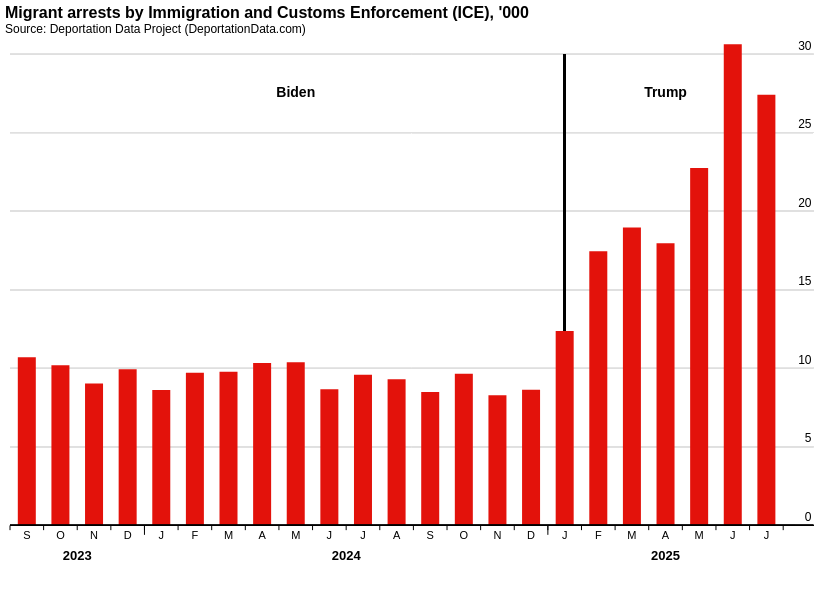

Write notebook code for a chart like this one.
### Code cell
# Build combined chart with version selector
combined_spec = {
    "$schema": "https://vega.github.io/schema/vega-lite/v6.json",
    "config": {
        "axis": {
            "labelFontSize": 12,
            "titleFontSize": 13,
            "labelFont": "Arial, sans-serif",
            "titleFont": "Arial, sans-serif",
            "domainColor": "black",
            "domainWidth": 1
        },
        "title": {
            "fontSize": 16,
            "fontWeight": "bold",
            "font": "Arial, sans-serif",
            "anchor": "start"
        },
        "view": {
            "stroke": "transparent"
        }
    },
    "width": 800,
    "height": 550,
    "title": {
        "text": "Migrant arrests by Immigration and Customs Enforcement (ICE), '000",
        "subtitle": "Source: Deportation Data Project (DeportationData.com)",
        "anchor": "start"
    },
    "params": [
        {
            "name": "chart_version",
            "value": "Reproduced",
            "bind": {
                "input": "select",
                "options": ["Reproduced", "Modified"],
                "name": "Chart Version: "
            }
        }
    ],
    "data": {"values": chart_data_modified.to_dict('records')},
    "layer": [
        {"mark": {"type": "rule", "strokeWidth": 1, "color": "#e0e0e0"}, "encoding": {"y": {"datum": 5}, "x": {"datum": -0.5}, "x2": {"datum": 23.4}}},
        {"mark": {"type": "rule", "strokeWidth": 1, "color": "#e0e0e0"}, "encoding": {"y": {"datum": 10}, "x": {"datum": -0.5}, "x2": {"datum": 23.4}}},
        {"mark": {"type": "rule", "strokeWidth": 1, "color": "#e0e0e0"}, "encoding": {"y": {"datum": 15}, "x": {"datum": -0.5}, "x2": {"datum": 23.4}}},
        {"mark": {"type": "rule", "strokeWidth": 1, "color": "#e0e0e0"}, "encoding": {"y": {"datum": 20}, "x": {"datum": -0.5}, "x2": {"datum": 23.4}}},
        {"mark": {"type": "rule", "strokeWidth": 1, "color": "#e0e0e0"}, "encoding": {"y": {"datum": 25}, "x": {"datum": -0.5}, "x2": {"datum": 23.4}}},
        {"mark": {"type": "rule", "strokeWidth": 1, "color": "#e0e0e0"}, "encoding": {"y": {"datum": 30}, "x": {"datum": -0.5}, "x2": {"datum": 23.4}}},
        {"mark": {"type": "rule", "strokeWidth": 2, "color": "black"}, "encoding": {"x": {"datum": 16}, "y": {"datum": 0}, "y2": {"datum": 30}}},
        {
            "transform": [{"filter": "chart_version == 'Reproduced'"}],
            "mark": {"type": "bar", "tooltip": True, "color": "#e3120b", "width": {"band": 0.9}},
            "encoding": {
                "x": {
                    "field": "x_pos",
                    "type": "quantitative",
                    "axis": {
                        "title": None,
                        "labels": False,
                        "ticks": False,
                        "grid": False,
                        "domain": True,
                        "domainColor": "black",
                        "domainWidth": 2,
                        "domainOpacity": 1
                    },
                    "scale": {"domain": [-0.5, 23], "nice": False}
                },
                "y": {
                    "field": "arrests_thousands",
                    "type": "quantitative",
                    "axis": {
                        "title": None,
                        "grid": False,
                        "labels": True,
                        "values": [0, 5, 10, 15, 20, 25, 30],
                        "domain": False,
                        "ticks": False,
                        "orient": "right",
                        "labelAlign": "right",
                        "labelBaseline": "middle",
                        "labelPadding": 6,
                        "labelOffset": -9
                    },
                    "scale": {"domain": [-5, 30]}
                },
                "tooltip": [
                    {"field": "date", "type": "temporal", "title": "Month", "format": "%b %Y"},
                    {"field": "arrests_thousands", "type": "quantitative", "title": "Arrests (thousands)", "format": ".1f"}
                ]
            }
        },
        {
            "transform": [{"filter": "chart_version == 'Modified'"}, {"filter": "datum.admin == 'Biden'"}],
            "mark": {"type": "bar", "tooltip": True, "color": "#4472c4", "width": {"band": 0.9}},
            "encoding": {
                "x": {
                    "field": "x_pos",
                    "type": "quantitative",
                    "axis": {
                        "title": None,
                        "labels": False,
                        "ticks": False,
                        "grid": False,
                        "domain": True,
                        "domainColor": "black",
                        "domainWidth": 2,
                        "domainOpacity": 1
                    },
                    "scale": {"domain": [-0.5, 23], "nice": False}
                },
                "y": {
                    "field": "arrests_thousands",
                    "type": "quantitative",
                    "axis": {
                        "title": None,
                        "grid": False,
                        "labels": True,
                        "values": [0, 5, 10, 15, 20, 25, 30],
                        "domain": False,
                        "ticks": False,
                        "orient": "right",
                        "labelAlign": "right",
                        "labelBaseline": "middle",
                        "labelPadding": 6,
                        "labelOffset": -9
                    },
                    "scale": {"domain": [-5, 30]}
                },
                "tooltip": [
                    {"field": "date", "type": "temporal", "title": "Month", "format": "%b %Y"},
                    {"field": "arrests_thousands", "type": "quantitative", "title": "Total arrests (thousands)", "format": ".1f"}
                ]
            }
        },
        {
            "transform": [{"filter": "chart_version == 'Modified'"}, {"filter": "datum.admin == 'Trump'"}],
            "mark": {"type": "bar", "tooltip": True, "color": "#e3120b", "width": {"band": 0.9}},
            "encoding": {
                "x": {"field": "x_pos", "type": "quantitative", "axis": None, "scale": {"domain": [-0.5, 23], "nice": False}},
                "y": {
                    "field": "arrests_thousands",
                    "type": "quantitative",
                    "axis": {
                        "title": None,
                        "grid": False,
                        "labels": True,
                        "values": [0, 5, 10, 15, 20, 25, 30],
                        "domain": False,
                        "ticks": False,
                        "orient": "right",
                        "labelAlign": "right",
                        "labelBaseline": "middle",
                        "labelPadding": 6,
                        "labelOffset": -9
                    },
                    "scale": {"domain": [-5, 30]}
                },
                "tooltip": [
                    {"field": "date", "type": "temporal", "title": "Month", "format": "%b %Y"},
                    {"field": "arrests_thousands", "type": "quantitative", "title": "Total arrests (thousands)", "format": ".1f"},
                    {"field": "baseline", "type": "quantitative", "title": "Baseline (Biden average Sept 2023 - Jan 2025)", "format": ".2f"},
                    {"field": "excess", "type": "quantitative", "title": "Excess over Biden average", "format": ".2f"}
                ]
            }
        },
        {
            "transform": [{"filter": "chart_version == 'Modified'"}],
            "mark": {"type": "rule", "strokeWidth": 2, "strokeDash": [5, 5], "color": "black", "tooltip": True},
            "encoding": {
                "y": {"datum": biden_average},
                "x": {"datum": -0.5},
                "x2": {"datum": 23.4},
                "tooltip": {"value": f"Baseline (Biden average Sept 2023 - Jan 2025): {biden_average:.2f} thousand"}
            }
        },
        {"mark": {"type": "rule", "strokeWidth": 1, "color": "black"}, "encoding": {"y": {"datum": 0, "type": "quantitative"}, "x": {"datum": -0.5, "type": "quantitative"}, "x2": {"datum": 23.4}}},
        {
            "data": {"values": [{"x": -0.5}, {"x": 0.5}, {"x": 1.5}, {"x": 2.5}, {"x": 3.5}, {"x": 4.5}, {"x": 5.5}, {"x": 6.5}, {"x": 7.5}, {"x": 8.5}, {"x": 9.5}, {"x": 10.5}, {"x": 11.5}, {"x": 12.5}, {"x": 13.5}, {"x": 14.5}, {"x": 15.5}, {"x": 16.5}, {"x": 17.5}, {"x": 18.5}, {"x": 19.5}, {"x": 20.5}, {"x": 21.5}, {"x": 22.5}]},
            "mark": {"type": "rule", "strokeWidth": 1, "color": "#000000"},
            "encoding": {"x": {"field": "x", "type": "quantitative", "axis": None}, "y": {"datum": 0}, "y2": {"datum": -0.30}}
        },
        {
            "data": {"values": [{"x": 3.5}, {"x": 15.5}]},
            "mark": {"type": "rule", "strokeWidth": 1, "color": "#000000"},
            "encoding": {"x": {"field": "x", "type": "quantitative", "axis": None}, "y": {"datum": 0}, "y2": {"datum": -0.60}}
        },
        {
            "mark": {"type": "text", "align": "center", "baseline": "top", "dy": 5, "fontSize": 11, "fontWeight": "normal"},
            "encoding": {"x": {"field": "x_pos", "type": "quantitative", "axis": None}, "y": {"datum": 0}, "text": {"field": "month_letter", "type": "nominal"}}
        },
        {
            "data": {"values": [{"year": "2023", "x_pos": 1.5}, {"year": "2024", "x_pos": 9.5}, {"year": "2025", "x_pos": 19}]},
            "mark": {"type": "text", "fontSize": 13, "fontWeight": "bold", "baseline": "top", "dy": 25},
            "encoding": {"x": {"field": "x_pos", "type": "quantitative", "axis": None}, "y": {"datum": 0}, "text": {"field": "year", "type": "nominal"}}
        },
        {
            "data": {"values": [{"label": "Biden", "x_pos": 8}, {"label": "Trump", "x_pos": 19}]},
            "mark": {"type": "text", "fontSize": 14, "fontWeight": "bold", "baseline": "middle"},
            "encoding": {"x": {"field": "x_pos", "type": "quantitative", "axis": None}, "y": {"datum": 27.5}, "text": {"field": "label", "type": "nominal"}}
        },
        {
            "transform": [{"filter": "chart_version == 'Modified'"}],
            "mark": {"type": "rect", "width": 15, "height": 10, "color": "#4472c4"},
            "encoding": {"x": {"datum": 5}, "y": {"datum": -3.5}}
        },
        {
            "transform": [{"filter": "chart_version == 'Modified'"}],
            "mark": {"type": "text", "align": "left", "baseline": "middle", "dx": 2, "fontSize": 11},
            "encoding": {"x": {"datum": 5.4}, "y": {"datum": -3.5}, "text": {"value": "Biden months"}}
        },
        {
            "transform": [{"filter": "chart_version == 'Modified'"}],
            "mark": {"type": "rect", "width": 15, "height": 10, "color": "#e3120b"},
            "encoding": {"x": {"datum": 9.3}, "y": {"datum": -3.5}}
        },
        {
            "transform": [{"filter": "chart_version == 'Modified'"}],
            "mark": {"type": "text", "align": "left", "baseline": "middle", "dx": 2, "fontSize": 11},
            "encoding": {"x": {"datum": 9.7}, "y": {"datum": -3.5}, "text": {"value": "Trump months"}}
        },
        {
            "transform": [{"filter": "chart_version == 'Modified'"}],
            "mark": {"type": "rule", "strokeWidth": 2, "strokeDash": [5, 5], "color": "black"},
            "encoding": {"x": {"datum": 13.8}, "x2": {"datum": 14.3}, "y": {"datum": -3.5}}
        },
        {
            "transform": [{"filter": "chart_version == 'Modified'"}],
            "mark": {"type": "text", "align": "left", "baseline": "middle", "dx": 2, "fontSize": 11},
            "encoding": {"x": {"datum": 14.6}, "y": {"datum": -3.5}, "text": {"value": "Baseline (Biden average)"}}
        }
    ]
}

chart_combined = alt.Chart.from_dict(combined_spec)
chart_combined

### Figure 1 — Vega-Lite specification as saved in the notebook (floating-point values rounded to 4 significant figures)
{"config": {"view": {"continuousWidth": 300, "continuousHeight": 300, "stroke": "transparent"}, "axis": {"domainColor": "black", "domainWidth": 1, "labelFont": "Arial, sans-serif", "labelFontSize": 12, "titleFont": "Arial, sans-serif", "titleFontSize": 13}, "title": {"anchor": "start", "font": "Arial, sans-serif", "fontSize": 16, "fontWeight": "bold"}}, "layer": [{"mark": {"type": "rule", "color": "#e0e0e0", "strokeWidth": 1}, "encoding": {"x": {"datum": -0.5}, "x2": {"datum": 23.4}, "y": {"datum": 5}}}, {"mark": {"type": "rule", "color": "#e0e0e0", "strokeWidth": 1}, "encoding": {"x": {"datum": -0.5}, "x2": {"datum": 23.4}, "y": {"datum": 10}}}, {"mark": {"type": "rule", "color": "#e0e0e0", "strokeWidth": 1}, "encoding": {"x": {"datum": -0.5}, "x2": {"datum": 23.4}, "y": {"datum": 15}}}, {"mark": {"type": "rule", "color": "#e0e0e0", "strokeWidth": 1}, "encoding": {"x": {"datum": -0.5}, "x2": {"datum": 23.4}, "y": {"datum": 20}}}, {"mark": {"type": "rule", "color": "#e0e0e0", "strokeWidth": 1}, "encoding": {"x": {"datum": -0.5}, "x2": {"datum": 23.4}, "y": {"datum": 25}}}, {"mark": {"type": "rule", "color": "#e0e0e0", "strokeWidth": 1}, "encoding": {"x": {"datum": -0.5}, "x2": {"datum": 23.4}, "y": {"datum": 30}}}, {"mark": {"type": "rule", "color": "black", "strokeWidth": 2}, "encoding": {"x": {"datum": 16}, "y": {"datum": 0}, "y2": {"datum": 30}}}, {"mark": {"type": "bar", "color": "#e3120b", "tooltip": true, "width": {"band": 0.9}}, "encoding": {"tooltip": [{"field": "date", "format": "%b %Y", "title": "Month", "type": "temporal"}, {"field": "arrests_thousands", "format": ".1f", "title": "Arrests (thousands)", "type": "quantitative"}], "x": {"axis": {"domain": true, "domainColor": "black", "domainOpacity": 1, "domainWidth": 2, "grid": false, "labels": false, "ticks": false, "title": null}, "field": "x_pos", "scale": {"domain": [-0.5, 23], "nice": false}, "type": "quantitative"}, "y": {"axis": {"domain": false, "grid": false, "labelAlign": "right", "labelBaseline": "middle", "labelOffset": -9, "labelPadding": 6, "labels": true, "orient": "right", "ticks": false, "title": null, "values": [0, 5, 10, 15, 20, 25, 30]}, "field": "arrests_thousands", "scale": {"domain": [-5, 30]}, "type": "quantitative"}}, "transform": [{"filter": "chart_version == 'Reproduced'"}]}, {"mark": {"type": "bar", "color": "#4472c4", "tooltip": true, "width": {"band": 0.9}}, "encoding": {"tooltip": [{"field": "date", "format": "%b %Y", "title": "Month", "type": "temporal"}, {"field": "arrests_thousands", "format": ".1f", "title": "Total arrests (thousands)", "type": "quantitative"}], "x": {"axis": {"domain": true, "domainColor": "black", "domainOpacity": 1, "domainWidth": 2, "grid": false, "labels": false, "ticks": false, "title": null}, "field": "x_pos", "scale": {"domain": [-0.5, 23], "nice": false}, "type": "quantitative"}, "y": {"axis": {"domain": false, "grid": false, "labelAlign": "right", "labelBaseline": "middle", "labelOffset": -9, "labelPadding": 6, "labels": true, "orient": "right", "ticks": false, "title": null, "values": [0, 5, 10, 15, 20, 25, 30]}, "field": "arrests_thousands", "scale": {"domain": [-5, 30]}, "type": "quantitative"}}, "transform": [{"filter": "chart_version == 'Modified'"}, {"filter": "datum.admin == 'Biden'"}]}, {"mark": {"type": "bar", "color": "#e3120b", "tooltip": true, "width": {"band": 0.9}}, "encoding": {"tooltip": [{"field": "date", "format": "%b %Y", "title": "Month", "type": "temporal"}, {"field": "arrests_thousands", "format": ".1f", "title": "Total arrests (thousands)", "type": "quantitative"}, {"field": "baseline", "format": ".2f", "title": "Baseline (Biden average Sept 2023 - Jan 2025)", "type": "quantitative"}, {"field": "excess", "format": ".2f", "title": "Excess over Biden average", "type": "quantitative"}], "x": {"axis": null, "field": "x_pos", "scale": {"domain": [-0.5, 23], "nice": false}, "type": "quantitative"}, "y": {"axis": {"domain": false, "grid": false, "labelAlign": "right", "labelBaseline": "middle", "labelOffset": -9, "labelPadding": 6, "labels": true, "orient": "right", "ticks": false, "title": null, "values": [0, 5, 10, 15, 20, 25, 30]}, "field": "arrests_thousands", "scale": {"domain": [-5, 30]}, "type": "quantitative"}}, "transform": [{"filter": "chart_version == 'Modified'"}, {"filter": "datum.admin == 'Trump'"}]}, {"mark": {"type": "rule", "color": "black", "strokeDash": [5, 5], "strokeWidth": 2, "tooltip": true}, "encoding": {"tooltip": {"value": "Baseline (Biden average Sept 2023 - Jan 2025): 9.63 thousand"}, "x": {"datum": -0.5}, "x2": {"datum": 23.4}, "y": {"datum": 9.629}}, "transform": [{"filter": "chart_version == 'Modified'"}]}, {"mark": {"type": "rule", "color": "black", "strokeWidth": 1}, "encoding": {"x": {"datum": -0.5, "type": "quantitative"}, "x2": {"datum": 23.4}, "y": {"datum": 0, "type": "quantitative"}}}, {"mark": {"type": "rule", "color": "#000000", "strokeWidth": 1}, "data": {"values": [{"x": -0.5}, {"x": 0.5}, {"x": 1.5}, {"x": 2.5}, {"x": 3.5}, {"x": 4.5}, {"x": 5.5}, {"x": 6.5}, {"x": 7.5}, {"x": 8.5}, {"x": 9.5}, {"x": 10.5}, {"x": 11.5}, {"x": 12.5}, {"x": 13.5}, {"x": 14.5}, {"x": 15.5}, {"x": 16.5}, {"x": 17.5}, {"x": 18.5}, {"x": 19.5}, {"x": 20.5}, {"x": 21.5}, {"x": 22.5}]}, "encoding": {"x": {"axis": null, "field": "x", "type": "quantitative"}, "y": {"datum": 0}, "y2": {"datum": -0.3}}}, {"mark": {"type": "rule", "color": "#000000", "strokeWidth": 1}, "data": {"values": [{"x": 3.5}, {"x": 15.5}]}, "encoding": {"x": {"axis": null, "field": "x", "type": "quantitative"}, "y": {"datum": 0}, "y2": {"datum": -0.6}}}, {"mark": {"type": "text", "align": "center", "baseline": "top", "dy": 5, "fontSize": 11, "fontWeight": "normal"}, "encoding": {"text": {"field": "month_letter", "type": "nominal"}, "x": {"axis": null, "field": "x_pos", "type": "quantitative"}, "y": {"datum": 0}}}, {"mark": {"type": "text", "baseline": "top", "dy": 25, "fontSize": 13, "fontWeight": "bold"}, "data": {"values": [{"year": "2023", "x_pos": 1.5}, {"year": "2024", "x_pos": 9.5}, {"year": "2025", "x_pos": 19}]}, "encoding": {"text": {"field": "year", "type": "nominal"}, "x": {"axis": null, "field": "x_pos", "type": "quantitative"}, "y": {"datum": 0}}}, {"mark": {"type": "text", "baseline": "middle", "fontSize": 14, "fontWeight": "bold"}, "data": {"values": [{"label": "Biden", "x_pos": 8}, {"label": "Trump", "x_pos": 19}]}, "encoding": {"text": {"field": "label", "type": "nominal"}, "x": {"axis": null, "field": "x_pos", "type": "quantitative"}, "y": {"datum": 27.5}}}, {"mark": {"type": "rect", "color": "#4472c4", "height": 10, "width": 15}, "encoding": {"x": {"datum": 5}, "y": {"datum": -3.5}}, "transform": [{"filter": "chart_version == 'Modified'"}]}, {"mark": {"type": "text", "align": "left", "baseline": "middle", "dx": 2, "fontSize": 11}, "encoding": {"text": {"value": "Biden months"}, "x": {"datum": 5.4}, "y": {"datum": -3.5}}, "transform": [{"filter": "chart_version == 'Modified'"}]}, {"mark": {"type": "rect", "color": "#e3120b", "height": 10, "width": 15}, "encoding": {"x": {"datum": 9.3}, "y": {"datum": -3.5}}, "transform": [{"filter": "chart_version == 'Modified'"}]}, {"mark": {"type": "text", "align": "left", "baseline": "middle", "dx": 2, "fontSize": 11}, "encoding": {"text": {"value": "Trump months"}, "x": {"datum": 9.7}, "y": {"datum": -3.5}}, "transform": [{"filter": "chart_version == 'Modified'"}]}, {"mark": {"type": "rule", "color": "black", "strokeDash": [5, 5], "strokeWidth": 2}, "encoding": {"x": {"datum": 13.8}, "x2": {"datum": 14.3}, "y": {"datum": -3.5}}, "transform": [{"filter": "chart_version == 'Modified'"}]}, {"mark": {"type": "text", "align": "left", "baseline": "middle", "dx": 2, "fontSize": 11}, "encoding": {"text": {"value": "Baseline (Biden average)"}, "x": {"datum": 14.6}, "y": {"datum": -3.5}}, "transform": [{"filter": "chart_version == 'Modified'"}]}], "data": {"name": "data-4113c0f5438effd74d6d4f3ac735dd46"}, "height": 550, "params": [{"name": "chart_version", "bind": {"input": "select", "options": ["Reproduced", "Modified"], "name": "Chart Version: "}, "value": "Reproduced"}], "title": {"text": "Migrant arrests by Immigration and Customs Enforcement (ICE), '000", "anchor": "start", "subtitle": "Source: Deportation Data Project (DeportationData.com)"}, "width": 800, "$schema": "https://vega.github.io/schema/vega-lite/v6.json", "datasets": {"data-4113c0f5438effd74d6d4f3ac735dd46": [{"year_month": "2023-09-01T00:00:00", "arrests": 10698, "arrests_thousands": 10.7, "date": "2023-09-01T00:00:00", "year": 2023, "month_num": 9, "month_letter": "S", "admin": "Biden", "color": "#4472c4", "x_pos": 0, "baseline": 9.629, "excess": NaN}, {"year_month": "2023-10-01T00:00:00", "arrests": 10197, "arrests_thousands": 10.2, "date": "2023-10-01T00:00:00", "year": 2023, "month_num": 10, "month_letter": "O", "admin": "Biden", "color": "#4472c4", "x_pos": 1, "baseline": 9.629, "excess": NaN}, {"year_month": "2023-11-01T00:00:00", "arrests": 9025, "arrests_thousands": 9.025, "date": "2023-11-01T00:00:00", "year": 2023, "month_num": 11, "month_letter": "N", "admin": "Biden", "color": "#4472c4", "x_pos": 2, "baseline": 9.629, "excess": NaN}, {"year_month": "2023-12-01T00:00:00", "arrests": 9944, "arrests_thousands": 9.944, "date": "2023-12-01T00:00:00", "year": 2023, "month_num": 12, "month_letter": "D", "admin": "Biden", "color": "#4472c4", "x_pos": 3, "baseline": 9.629, "excess": NaN}, {"year_month": "2024-01-01T00:00:00", "arrests": 8612, "arrests_thousands": 8.612, "date": "2024-01-01T00:00:00", "year": 2024, "month_num": 1, "month_letter": "J", "admin": "Biden", "color": "#4472c4", "x_pos": 4, "baseline": 9.629, "excess": NaN}, {"year_month": "2024-02-01T00:00:00", "arrests": 9720, "arrests_thousands": 9.72, "date": "2024-02-01T00:00:00", "year": 2024, "month_num": 2, "month_letter": "F", "admin": "Biden", "color": "#4472c4", "x_pos": 5, "baseline": 9.629, "excess": NaN}, {"year_month": "2024-03-01T00:00:00", "arrests": 9775, "arrests_thousands": 9.775, "date": "2024-03-01T00:00:00", "year": 2024, "month_num": 3, "month_letter": "M", "admin": "Biden", "color": "#4472c4", "x_pos": 6, "baseline": 9.629, "excess": NaN}, {"year_month": "2024-04-01T00:00:00", "arrests": 10336, "arrests_thousands": 10.34, "date": "2024-04-01T00:00:00", "year": 2024, "month_num": 4, "month_letter": "A", "admin": "Biden", "color": "#4472c4", "x_pos": 7, "baseline": 9.629, "excess": NaN}, {"year_month": "2024-05-01T00:00:00", "arrests": 10377, "arrests_thousands": 10.38, "date": "2024-05-01T00:00:00", "year": 2024, "month_num": 5, "month_letter": "M", "admin": "Biden", "color": "#4472c4", "x_pos": 8, "baseline": 9.629, "excess": NaN}, {"year_month": "2024-06-01T00:00:00", "arrests": 8671, "arrests_thousands": 8.671, "date": "2024-06-01T00:00:00", "year": 2024, "month_num": 6, "month_letter": "J", "admin": "Biden", "color": "#4472c4", "x_pos": 9, "baseline": 9.629, "excess": NaN}, {"year_month": "2024-07-01T00:00:00", "arrests": 9589, "arrests_thousands": 9.589, "date": "2024-07-01T00:00:00", "year": 2024, "month_num": 7, "month_letter": "J", "admin": "Biden", "color": "#4472c4", "x_pos": 10, "baseline": 9.629, "excess": NaN}, {"year_month": "2024-08-01T00:00:00", "arrests": 9304, "arrests_thousands": 9.304, "date": "2024-08-01T00:00:00", "year": 2024, "month_num": 8, "month_letter": "A", "admin": "Biden", "color": "#4472c4", "x_pos": 11, "baseline": 9.629, "excess": NaN}, {"year_month": "2024-09-01T00:00:00", "arrests": 8493, "arrests_thousands": 8.493, "date": "2024-09-01T00:00:00", "year": 2024, "month_num": 9, "month_letter": "S", "admin": "Biden", "color": "#4472c4", "x_pos": 12, "baseline": 9.629, "excess": NaN}, {"year_month": "2024-10-01T00:00:00", "arrests": 9655, "arrests_thousands": 9.655, "date": "2024-10-01T00:00:00", "year": 2024, "month_num": 10, "month_letter": "O", "admin": "Biden", "color": "#4472c4", "x_pos": 13, "baseline": 9.629, "excess": NaN}, {"year_month": "2024-11-01T00:00:00", "arrests": 8287, "arrests_thousands": 8.287, "date": "2024-11-01T00:00:00", "year": 2024, "month_num": 11, "month_letter": "N", "admin": "Biden", "color": "#4472c4", "x_pos": 14, "baseline": 9.629, "excess": NaN}, {"year_month": "2024-12-01T00:00:00", "arrests": 8627, "arrests_thousands": 8.627, "date": "2024-12-01T00:00:00", "year": 2024, "month_num": 12, "month_letter": "D", "admin": "Biden", "color": "#4472c4", "x_pos": 15, "baseline": 9.629, "excess": NaN}, {"year_month": "2025-01-01T00:00:00", "arrests": 12380, "arrests_thousands": 12.38, "date": "2025-01-01T00:00:00", "year": 2025, "month_num": 1, "month_letter": "J", "admin": "Biden", "color": "#4472c4", "x_pos": 16, "baseline": 9.629, "excess": NaN}, {"year_month": "2025-02-01T00:00:00", "arrests": 17452, "arrests_thousands": 17.45, "date": "2025-02-01T00:00:00", "year": 2025, "month_num": 2, "month_letter": "F", "admin": "Trump", "color": "#e3120b", "x_pos": 17, "baseline": 9.629, "excess": 7.823}, {"year_month": "2025-03-01T00:00:00", "arrests": 18952, "arrests_thousands": 18.95, "date": "2025-03-01T00:00:00", "year": 2025, "month_num": 3, "month_letter": "M", "admin": "Trump", "color": "#e3120b", "x_pos": 18, "baseline": 9.629, "excess": 9.323}, {"year_month": "2025-04-01T00:00:00", "arrests": 17954, "arrests_thousands": 17.95, "date": "2025-04-01T00:00:00", "year": 2025, "month_num": 4, "month_letter": "A", "admin": "Trump", "color": "#e3120b", "x_pos": 19, "baseline": 9.629, "excess": 8.325}, {"year_month": "2025-05-01T00:00:00", "arrests": 22749, "arrests_thousands": 22.75, "date": "2025-05-01T00:00:00", "year": 2025, "month_num": 5, "month_letter": "M", "admin": "Trump", "color": "#e3120b", "x_pos": 20, "baseline": 9.629, "excess": 13.12}, {"year_month": "2025-06-01T00:00:00", "arrests": 30617, "arrests_thousands": 30.62, "date": "2025-06-01T00:00:00", "year": 2025, "month_num": 6, "month_letter": "J", "admin": "Trump", "color": "#e3120b", "x_pos": 21, "baseline": 9.629, "excess": 20.99}, {"year_month": "2025-07-01T00:00:00", "arrests": 27412, "arrests_thousands": 27.41, "date": "2025-07-01T00:00:00", "year": 2025, "month_num": 7, "month_letter": "J", "admin": "Trump", "color": "#e3120b", "x_pos": 22, "baseline": 9.629, "excess": 17.78}]}}
